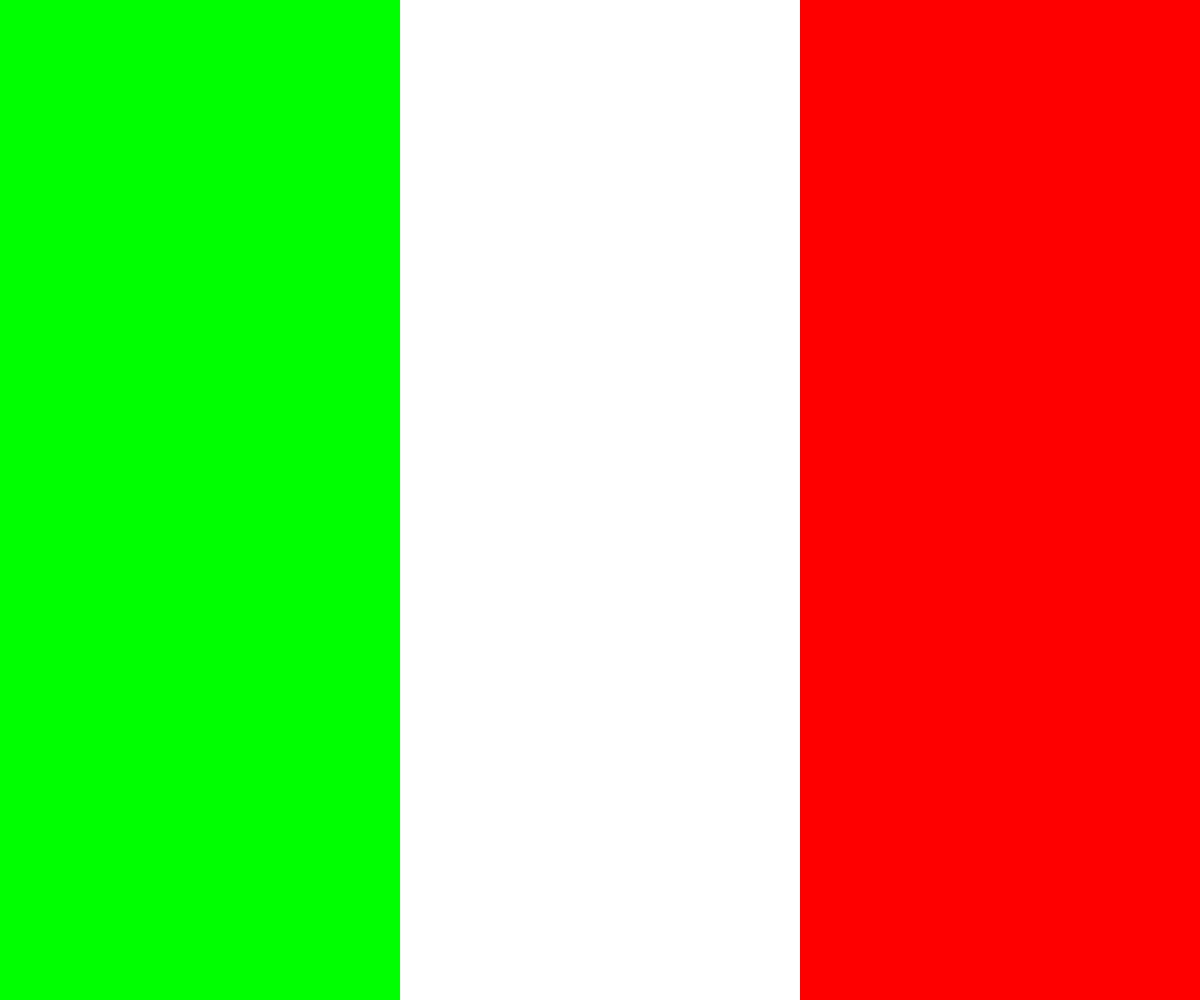
Frame 1 (no input)
Frame 60 (no input): identical to frame 1, image omitted
Frame 120 (the mouse pressed at the canvas centre since frame 60): identical to frame 1, image omitted

The p5.js sketch that drew this single still picture (run headless with seeded random() and noise() and a simulated clock; from frame 60 on, the mouse is pressed at the canvas centre):

// p5.js sketch
// ── sketch.js
function setup() {

	//create canvas
	createCanvas (windowWidth, windowHeight);

	//remove black outline around shapes
	noStroke();

	//green fill
	fill (0, 255, 0);

	//green section of Italian flag
	rect (0, 0, width/3, height);

	//red fill
	fill (255, 0, 0);

	//red section of Italian flag
	rect (2 * width/3, 0, width/3, height);

}

function draw() {
  // put drawing code here
}
